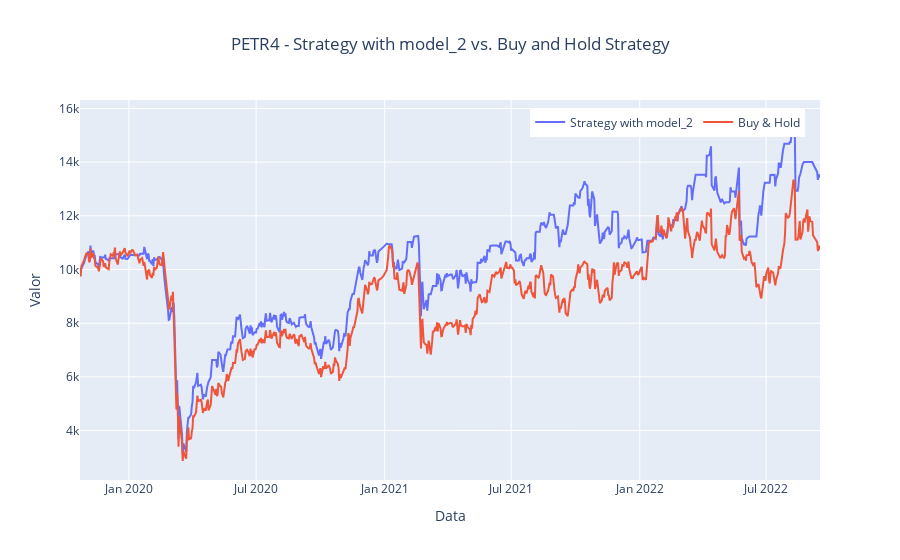
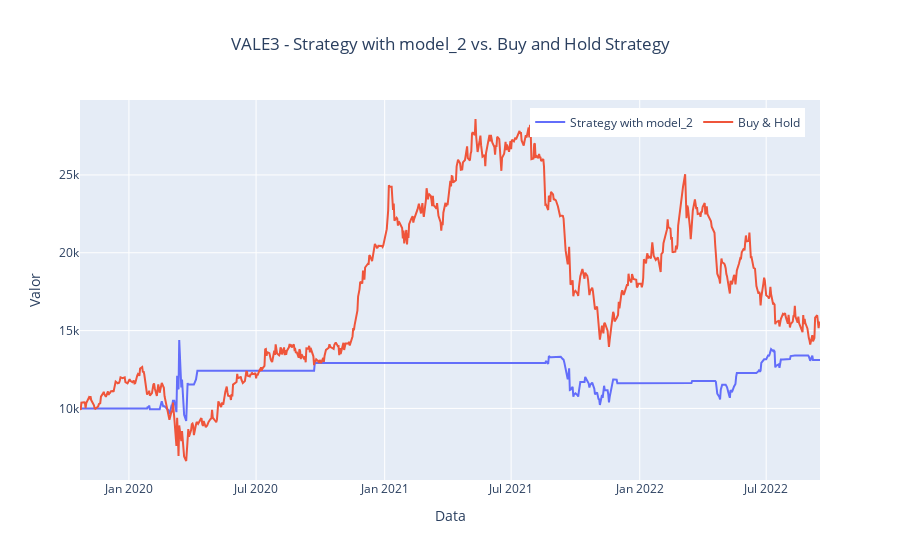
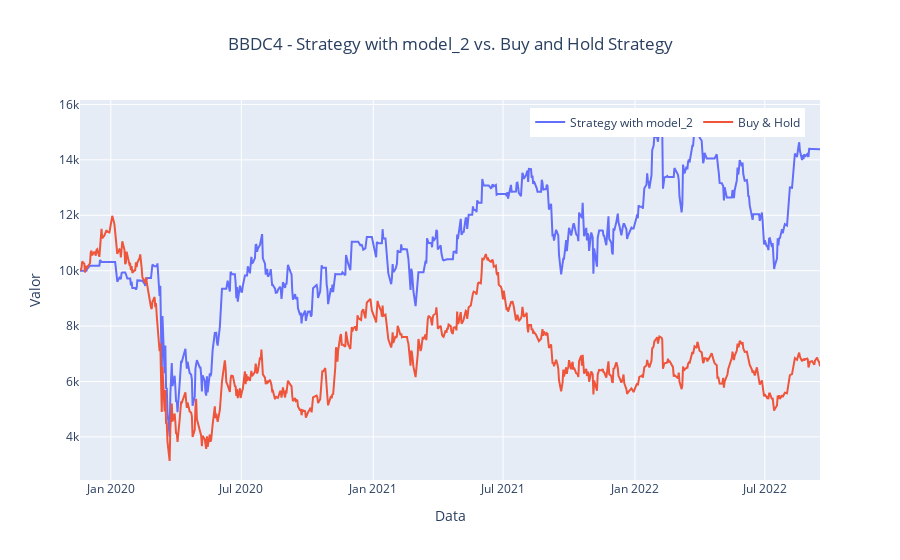
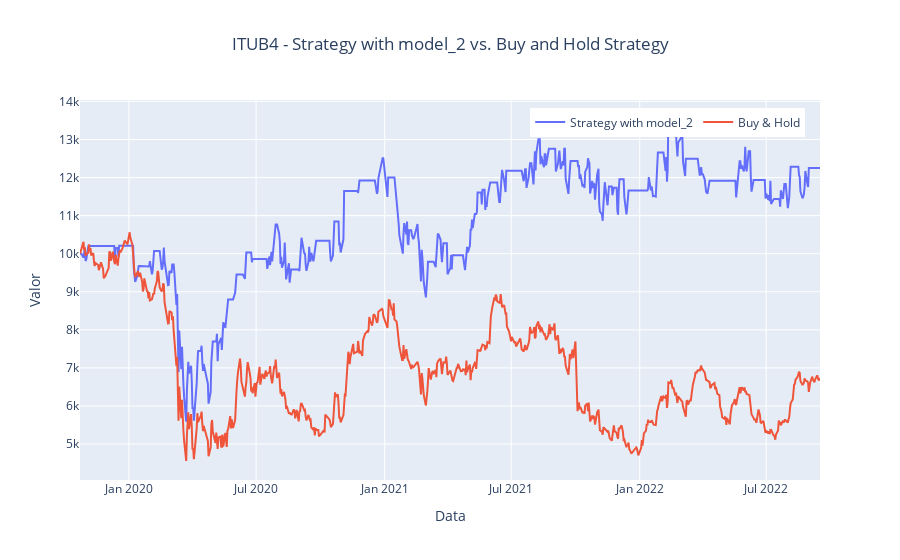

Write notebook code for charts like these, in order.
### Code cell
plot_all_results(results, signals, name_model, num_combination)

### Figure 1 — Plotly figure (JSON) as saved in the notebook; plotly's stock layout.template omitted (floating-point values rounded to 4 significant figures; data arrays with more than 128 entries replaced by an {"elided": "..."} marker saying what was removed)
{"data": [{"mode": "lines", "name": "Strategy with model_2", "type": "scatter", "x": {"elided": "719 str values"}, "y": {"elided": "719 float values"}}, {"mode": "lines", "name": "Buy & Hold", "type": "scatter", "x": {"elided": "719 str values"}, "y": {"elided": "719 float values"}}], "layout": {"hovermode": "x unified", "legend": {"orientation": "h", "x": 0.98, "xanchor": "right", "y": 0.98, "yanchor": "top"}, "title": {"text": "PETR4 - Strategy with model_2 vs. Buy and Hold Strategy", "x": 0.5}, "xaxis": {"title": {"text": "Data"}}, "yaxis": {"title": {"text": "Valor"}}}}

### Figure 2 — Plotly figure (JSON) as saved in the notebook; plotly's stock layout.template omitted (floating-point values rounded to 4 significant figures; data arrays with more than 128 entries replaced by an {"elided": "..."} marker saying what was removed)
{"data": [{"mode": "lines", "name": "Strategy with model_2", "type": "scatter", "x": {"elided": "719 str values"}, "y": {"elided": "719 float values"}}, {"mode": "lines", "name": "Buy & Hold", "type": "scatter", "x": {"elided": "719 str values"}, "y": {"elided": "719 float values"}}], "layout": {"hovermode": "x unified", "legend": {"orientation": "h", "x": 0.98, "xanchor": "right", "y": 0.98, "yanchor": "top"}, "title": {"text": "VALE3 - Strategy with model_2 vs. Buy and Hold Strategy", "x": 0.5}, "xaxis": {"title": {"text": "Data"}}, "yaxis": {"title": {"text": "Valor"}}}}

### Figure 3 — Plotly figure (JSON) as saved in the notebook; plotly's stock layout.template omitted (floating-point values rounded to 4 significant figures; data arrays with more than 128 entries replaced by an {"elided": "..."} marker saying what was removed)
{"data": [{"mode": "lines", "name": "Strategy with model_2", "type": "scatter", "x": {"elided": "701 str values"}, "y": {"elided": "701 float values"}}, {"mode": "lines", "name": "Buy & Hold", "type": "scatter", "x": {"elided": "701 str values"}, "y": {"elided": "701 float values"}}], "layout": {"hovermode": "x unified", "legend": {"orientation": "h", "x": 0.98, "xanchor": "right", "y": 0.98, "yanchor": "top"}, "title": {"text": "BBDC4 - Strategy with model_2 vs. Buy and Hold Strategy", "x": 0.5}, "xaxis": {"title": {"text": "Data"}}, "yaxis": {"title": {"text": "Valor"}}}}

### Figure 4 — Plotly figure (JSON) as saved in the notebook; plotly's stock layout.template omitted (floating-point values rounded to 4 significant figures; data arrays with more than 128 entries replaced by an {"elided": "..."} marker saying what was removed)
{"data": [{"mode": "lines", "name": "Strategy with model_2", "type": "scatter", "x": {"elided": "719 str values"}, "y": {"elided": "719 float values"}}, {"mode": "lines", "name": "Buy & Hold", "type": "scatter", "x": {"elided": "719 str values"}, "y": {"elided": "719 float values"}}], "layout": {"hovermode": "x unified", "legend": {"orientation": "h", "x": 0.98, "xanchor": "right", "y": 0.98, "yanchor": "top"}, "title": {"text": "ITUB4 - Strategy with model_2 vs. Buy and Hold Strategy", "x": 0.5}, "xaxis": {"title": {"text": "Data"}}, "yaxis": {"title": {"text": "Valor"}}}}
